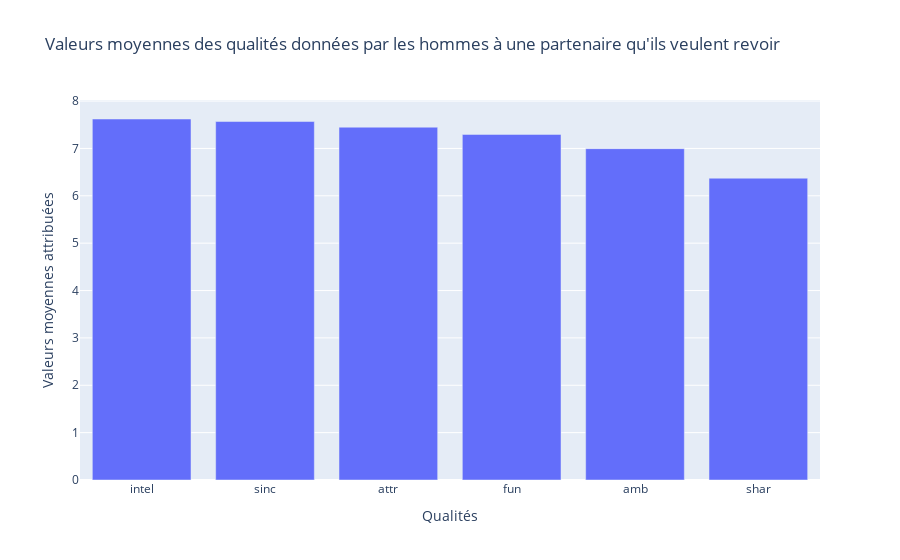

This figure's notebook cell:
### Markdown cell above
Note:
Comme avec les femmes, on voit ici une plus grande disparité due à la différence de notation. On peut toutefois notée qu'ici ce n'est pas l'intelligence qui est en tête mais l'attractivité.

### Code cell
#Séparer le dataset en second rendez-vous acceptés vs refusés
data_men_dec1 = data_men[data_men['dec']==1]
data_men_dec0 = data_men[data_men['dec']==0]

#Notes des attributs données par les hommes à leur partenaire
colonnes = ['attr', 'sinc', 'intel', 'fun', 'amb', 'shar']

#Calcul des moyennes
moyennes_dec1 = data_men_dec1[colonnes].mean().reset_index().sort_values(by=0, ascending=False)
moyennes_dec1.columns = ['colonnes', 'valeurs_moyennes']
moyennes_dec1

#Graphique
fig = px.bar(
    moyennes_dec1,
    x='colonnes',
    y='valeurs_moyennes',
    title="Valeurs moyennes des qualités données par les hommes à une partenaire qu'ils veulent revoir",
    labels={'colonnes': 'Qualités', 'valeurs_moyennes': 'Valeurs moyennes attribuées'}    
)
fig.show()

### Figure 1 — Plotly figure (JSON) as saved in the notebook; plotly's stock layout.template omitted (floating-point values rounded to 4 significant figures)
{"data": [{"hovertemplate": "Qualités=%{x}<br>Valeurs moyennes attribuées=%{y}<extra></extra>", "legendgroup": "", "marker": {"color": "#636efa", "pattern": {"shape": ""}}, "name": "", "orientation": "v", "showlegend": false, "textposition": "auto", "type": "bar", "x": ["intel", "sinc", "attr", "fun", "amb", "shar"], "xaxis": "x", "y": [7.621, 7.568, 7.449, 7.296, 6.995, 6.372], "yaxis": "y"}], "layout": {"barmode": "relative", "legend": {"tracegroupgap": 0}, "title": {"text": "Valeurs moyennes des qualités données par les hommes à une partenaire qu'ils veulent revoir"}, "xaxis": {"anchor": "y", "domain": [0, 1], "title": {"text": "Qualités"}}, "yaxis": {"anchor": "x", "domain": [0, 1], "title": {"text": "Valeurs moyennes attribuées"}}}}
